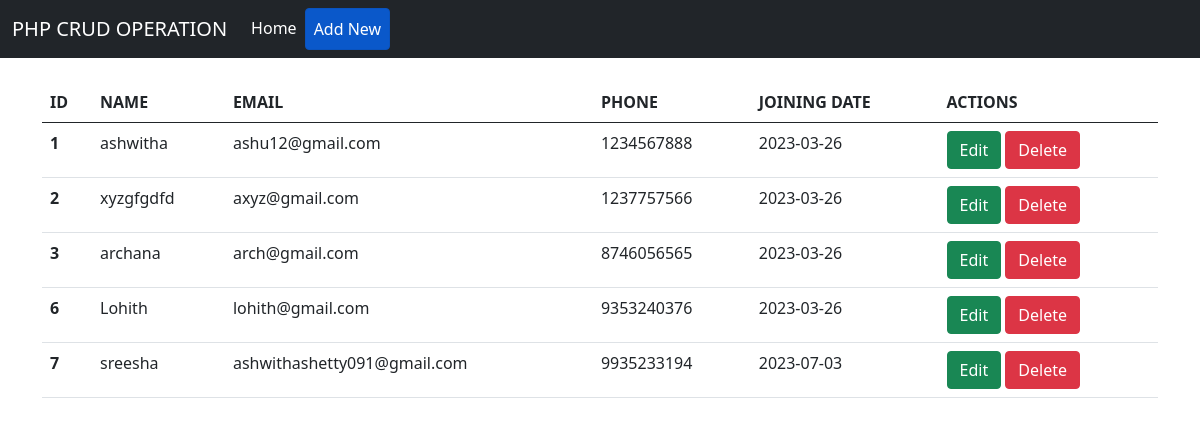
The page / on the database its author committed.
### tables this page shows
CREATE TABLE `crud2` (
  `id` int(11) NOT NULL,
  `name` varchar(100) NOT NULL,
  `email` varchar(200) NOT NULL,
  `phone` varchar(10) NOT NULL,
  `join_date` date NOT NULL DEFAULT curdate()
);

### index.php (the view, shortened to what this page needs)
<!doctype html>
<html lang="en">
  <head>
    <link href="https://cdn.jsdelivr.net/npm/bootstrap@5.0.2/dist/css/bootstrap.min.css" rel="stylesheet">
  </head>
  <body>
    <nav class="navbar navbar-expand-lg navbar-dark bg-dark">
      <div class="container-fluid">
        <a class="navbar-brand" href="index.php">PHP CRUD OPERATION</a>
        <div class="collapse navbar-collapse" id="navbarNav">
          <ul class="navbar-nav">
            <li class="nav-item">
              <a class="nav-link active" aria-current="page" href="index.php">Home</a>
            </li>
            <li class="nav-item">
              <a type="button" class="btn btn-primary nav-link active" href="create.php">Add New</a>
            </li>
          </ul>
        </div>
      </div>
    </nav>
    <div class="container my-4">
    <table class="table">
    <thead>
      <tr>
        <th>ID</th>
        <th>NAME</th>
        <th>EMAIL</th>
        <th>PHONE</th>
        <th>JOINING DATE</th>
        <th>ACTIONS</th>
      </tr>
    </thead>
    <tbody>
      <?php
        include "connection.php";
        $sql = "select * from crud2";
        $result = $conn->query($sql);
        while($row=$result->fetch_assoc()){
          echo "
      <tr>
        <th>$row[id]</th>
        <td>$row[name]</td>
        <td>$row[email]</td>
        <td>$row[phone]</td>
        <td>$row[join_date]</td>
        <td>
                  <a class='btn btn-success' href='edit.php?id=$row[id]'>Edit</a>
                  <a class='btn btn-danger' href='delete.php?id=$row[id]'>Delete</a>
                </td>
      </tr>
      ";
        }
      ?>
    </tbody>
  </table>
      </div>
  </body>
</html>

### rows shown on the page
crud2: id "1", name "ashwitha", email "ashu12@gmail.com", phone "1234567888", join_date "2023-03-26"
crud2: id "2", name "xyzgfgdfd", email "axyz@gmail.com", phone "1237757566", join_date "2023-03-26"
crud2: id "3", name "archana", email "arch@gmail.com", phone "8746056565", join_date "2023-03-26"
crud2: id "6", name "Lohith", email "lohith@gmail.com", phone "9353240376", join_date "2023-03-26"
crud2: id "7", name "sreesha", email "ashwithashetty091@gmail.com", phone "9935233194", join_date "2023-07-03"
